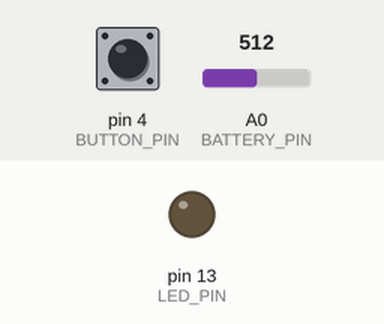
Simulated run of this sketch. Board: Arduino Uno, built with avr-gcc and run on an emulated ATmega328P. Shown: output pins drawn as LEDs (lit = HIGH). The inputs (shaded band) are chosen by the test bench; at power-on: pin 4 (BUTTON_PIN) HIGH, A0 (BATTERY_PIN) = 512. No radio packets arrive unless stated.

Above: at 0.1 s.
At 1.5 s:
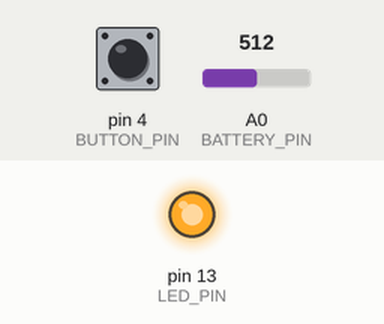
Timing chart, 0 to 3.1 s (numbered marks = the images above):
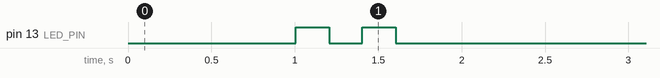

The sketch:

output_1.0.ino
```cpp
#include <SPI.h>
#include <nRF24L01.h>
#include <RF24.h>

#define BUTTON_PIN 4

// LED 错误指示配置
#define LED_PIN 13        // LED 引脚
#define LED_BLINK_FAST 100   // 快速闪烁 - 初始化失败
#define LED_BLINK_SLOW 500   // 慢速闪烁 - 芯片未连接

// 电池电量检测配置
#define BATTERY_PIN A0      // 电池电压检测引脚
// 3.7V 锂电池电压范围：3.3V(0%) ~ 4.2V(100%)
// 通过分压电阻后接 A0，需要根据实际电路调整这些值
#define BATTERY_MIN_RAW 600   // 3.3V 对应的 ADC 值（需校准）
#define BATTERY_MAX_RAW 770   // 4.2V 对应的 ADC 值（需校准）
#define BATTERY_SEND_INTERVAL 120000  // 每 120 秒（2分钟）发送一次电量（减少耗电）

RF24 radio(7, 9);  // CE=D7, CSN=D9
const byte address[6] = "00001";

bool lastState = HIGH;
bool initialized = false;  // 初始化标志
unsigned long seq = 0;

// 数据包结构（与 input 端保持一致）
// 全部使用 uint8_t 避免对齐问题，seq 拆分为高字节和低字节
struct Packet {
  uint8_t keycode;   // 物理按键编号 (固定为0)
  uint8_t state;     // 0=释放, 1=按下
  uint8_t seq_low;   // 序列号低字节
  uint8_t seq_high;  // 序列号高字节
  uint8_t battery;   // 电量百分比 0-100
};

// 发送失败重试次数
#define MAX_RETRY 3

// LED 闪烁函数 - 无限循环表示错误
void errorBlink(int interval) {
  pinMode(LED_PIN, OUTPUT);
  while (1) {
    digitalWrite(LED_PIN, HIGH);
    delay(interval);
    digitalWrite(LED_PIN, LOW);
    delay(interval);
  }
}

void setup() {
  Serial.begin(115200);
  delay(1000);

  pinMode(BUTTON_PIN, INPUT_PULLUP);

  // 初始化电池检测
  pinMode(BATTERY_PIN, INPUT);

  // 初始化 LED
  pinMode(LED_PIN, OUTPUT);
  digitalWrite(LED_PIN, LOW);

  // nRF24 初始化检查
  if (!radio.begin()) {
    errorBlink(LED_BLINK_FAST);  // 快速闪烁
  }

  // 检查芯片连接
  if (!radio.isChipConnected()) {
    errorBlink(LED_BLINK_SLOW);  // 慢速闪烁
  }

  // 初始化成功，LED 闪烁 2 次后关闭
  for (int i = 0; i < 2; i++) {
    digitalWrite(LED_PIN, HIGH);
    delay(200);
    digitalWrite(LED_PIN, LOW);
    delay(200);
  }

  radio.openWritingPipe(address);
  radio.setPALevel(RF24_PA_MAX);  // 最大功率
  radio.setDataRate(RF24_1MBPS);  // 1Mbps
  radio.setChannel(100);  // 信道100（与测试程序一致）
  radio.setAutoAck(true);  // 启用ACK
  radio.setRetries(15, 15);  // 重试设置
  radio.stopListening();
}

// 读取电池电量（四档：0, 1, 2, 3 对应 0-25, 25-50, 50-75, 75-100）
uint8_t readBatteryLevel() {
  int raw = analogRead(BATTERY_PIN);

  // 将 ADC 值映射到 0-100
  int percent = map(raw, BATTERY_MIN_RAW, BATTERY_MAX_RAW, 0, 100);
  percent = constrain(percent, 0, 100);

  // 转换为四档
  if (percent >= 75) return 3;
  if (percent >= 50) return 2;
  if (percent >= 25) return 1;
  return 0;
}

// 上次发送电量的时间
unsigned long lastBatterySend = 0;
// 上次的电量值（用于检测变化）
uint8_t lastBatteryLevel = 255;

void loop() {
  bool currentState = digitalRead(BUTTON_PIN);
  unsigned long now = millis();
  uint8_t currentBattery = readBatteryLevel();

  // 首次运行时初始化状态，避免误触发
  if (!initialized) {
    lastState = currentState;
    lastBatteryLevel = currentBattery;
    initialized = true;
    return;  // 跳过第一次循环
  }

  // 检查是否需要发送数据
  bool shouldSend = false;
  bool isKeyChange = (currentState != lastState);
  bool isBatteryTime = (now - lastBatterySend > BATTERY_SEND_INTERVAL);
  bool isBatteryChange = (currentBattery != lastBatteryLevel);

  // 按键状态变化、定时发送电量、电量变化时发送
  if (isKeyChange || isBatteryTime || isBatteryChange) {
    shouldSend = true;
  }

  if (shouldSend) {
    Packet p;
    p.keycode = 0;
    p.state = (currentState == LOW) ? 1 : 0;  // LOW=按下(1), HIGH=释放(0)
    uint16_t currentSeq = seq++;
    p.seq_low = currentSeq & 0xFF;
    p.seq_high = (currentSeq >> 8) & 0xFF;
    p.battery = currentBattery;  // 0-3 四档电量

    // 发送数据
    radio.write(&p, sizeof(p));

    // 更新发送记录
    lastBatterySend = now;
    lastBatteryLevel = currentBattery;

    delay(10);  // 简单消抖
  }

  // 只在发送后才更新按键状态，确保每次变化都能检测到
  if (shouldSend) {
    lastState = currentState;
  }
}
```
